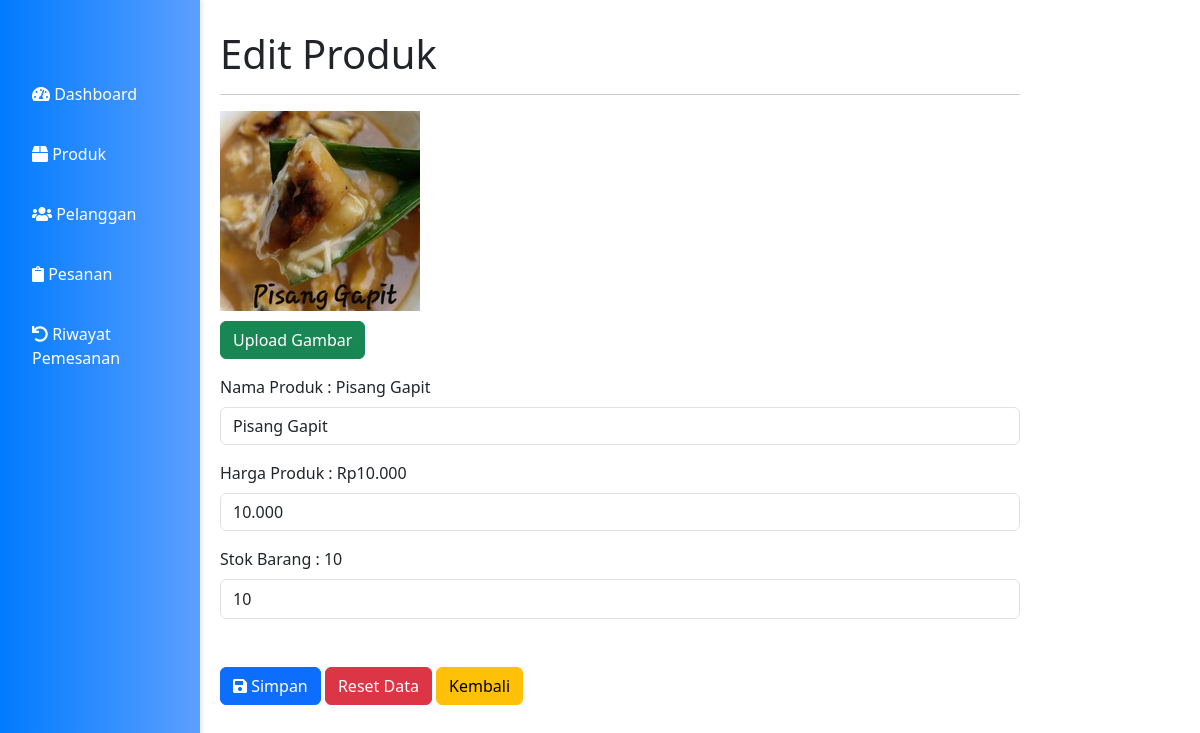
The page /admin/editproduk.php?item_id=2 (signed in) on the database as committed earlier.
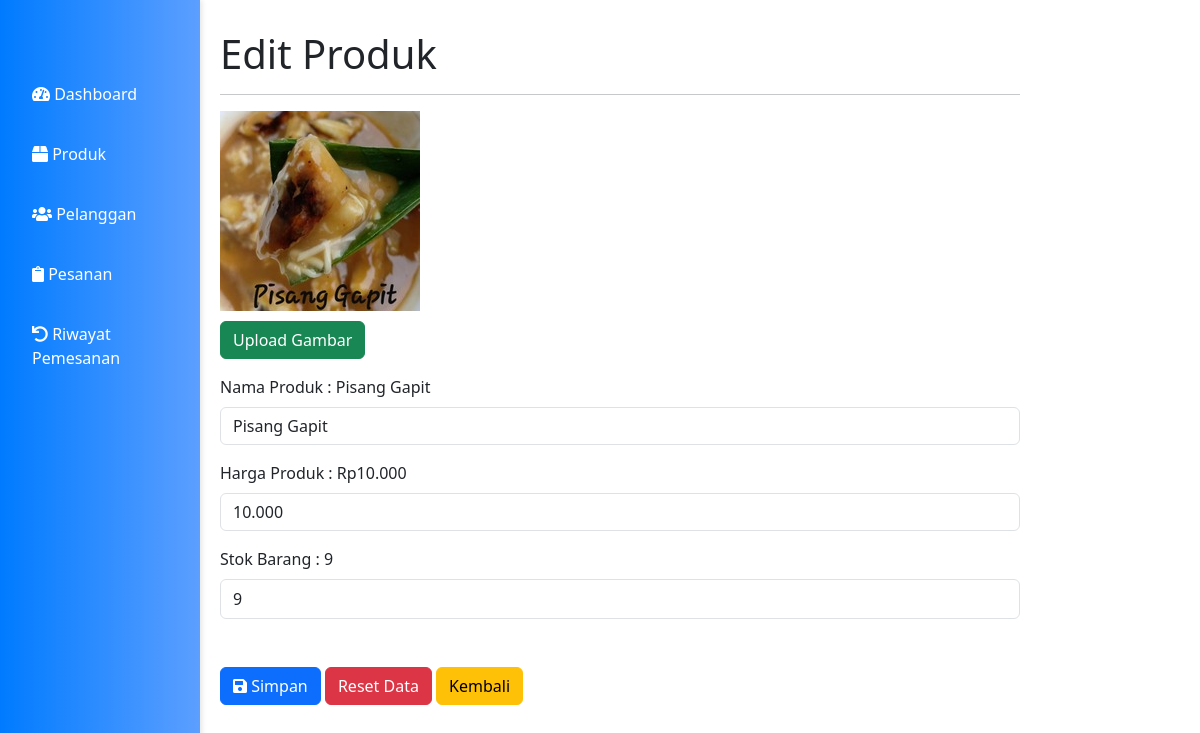
The same page on the database as committed later.
### tables this page shows
CREATE TABLE `items` (
  `item_id` int(11) NOT NULL,
  `item_name` varchar(225) NOT NULL,
  `stok` int(11) NOT NULL,
  `harga` decimal(6,3) NOT NULL,
  `item_image` varchar(100) DEFAULT NULL,
  `item_keywords` text DEFAULT NULL,
  `aktif` tinyint(1) NOT NULL DEFAULT 1
);

### admin/editproduk.php (the view, shortened to what this page needs)
<?php
include "../koneksi/koneksi.php" ?>
<!DOCTYPE html>
<html lang="en">
<head>
  <link href="https://cdn.jsdelivr.net/npm/bootstrap@5.3.0/dist/css/bootstrap.min.css" rel="stylesheet">
  <link rel="stylesheet" href="https://cdnjs.cloudflare.com/ajax/libs/font-awesome/5.15.3/css/all.min.css">
</head>
<body>
  <div class="sidebar">
    <a href="dashboard.php"><i class="fas fa-tachometer-alt"></i> Dashboard</a>
    <a href="produk.php"><i class="fas fa-box"></i> Produk</a>
    <a href="pelanggan.php"><i class="fas fa-users"></i> Pelanggan</a>
    <a href="pesanan.php"><i class="fas fa-clipboard"></i> Pesanan</a>
    <a href="riwayatpemesanan.php"><i class="fas fa-undo"></i> Riwayat Pemesanan</a>
  </div>
  <div class="content">
    <div class="col-sm-9 col-sm-offset-3 col-md-10 col-md-offset-2 main">
      <h1 class="page-header">Edit Produk</h1>
      <hr>
      <section class="row">
        <div class="col-md-12">
          <div class="box box-danger">
            <?php
            $item_id = $_GET['item_id'];
            $query = $conn->query("SELECT * FROM items where item_id='$item_id'");
            while ($edit = $query->fetch(PDO::FETCH_ASSOC)) {
            ?>
              <form role="form" action="editprodukproses.php" method="post" enctype="multipart/form-data">
                <div class="box-body">
                  <div class="form-group">
                    <img src="../<?php echo $edit['item_image']; ?>" alt="Gambar Produk" width="200" height="200">
                  </div>
                  <a id="tombol-upload" class="btn btn-success" style="margin-top: 10px;">Upload Gambar</a>
                  <div class="form-group mt-3">
                    <label>Nama Produk : <?php echo $edit['item_name'] ?></label>
                    <input type="text" value="<?php echo $edit['item_name'] ?>" name="item_name"
                      class="form-control mt-2" placeholder="" required>
                  </div>
                  <div class="form-group mt-3">
                    <label>Harga Produk : Rp<?php echo $edit['harga'] ?></label>
                    <input type="text" value="<?php echo $edit['harga'] ?>" name="harga"
                      class="form-control mt-2" placeholder="" required>
                  </div>
                  <div class="form-group mt-3">
                    <label>Stok Barang : <?php echo $edit['stok'] ?></label>
                    <input type="number" value="<?php echo $edit['stok'] ?>" name="stok" style="height: 40px;"
                      class="form-control mt-2" placeholder="" required min="0" max="1000">
                  </div>
                  <div class="box mt-5">
                    <button type="submit" class="btn btn-primary"><i class="fas fa-save"></i> Simpan</button>
                    <button type="reset" class="btn btn-danger">Reset Data</button>
                    <a href="produk.php" class="btn btn-warning">Kembali</a>
                  </div>
                </div>
              </form>
            <?php
            }
            ?>
      </section>
    </div>
  </div>

Rows that differ between the two databases and show on the page:
changed items "Pisang Gapit": stok "10" → "9"
